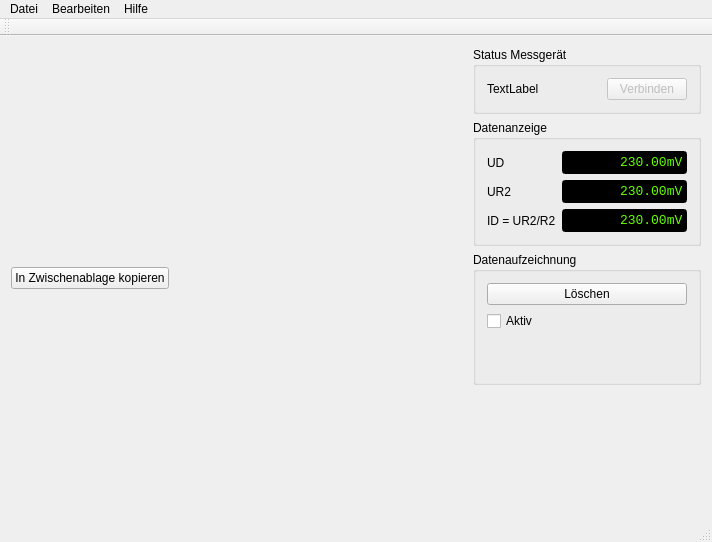
<?xml version="1.0" encoding="UTF-8"?>
<ui version="4.0">
 <class>LabPlotWindow</class>
 <widget class="QMainWindow" name="LabPlotWindow">
  <property name="geometry">
   <rect>
    <x>0</x>
    <y>0</y>
    <width>712</width>
    <height>542</height>
   </rect>
  </property>
  <property name="windowTitle">
   <string>LabPlot</string>
  </property>
  <property name="windowIcon">
   <iconset resource="res/schaltungsbilder.qrc">
    <normaloff>:/icons/app.png</normaloff>:/icons/app.png</iconset>
  </property>
  <widget class="QWidget" name="centralWidget">
   <layout class="QHBoxLayout" name="horizontalLayout">
    <item>
     <layout class="QGridLayout" name="gridLayout" columnstretch="3,1" columnminimumwidth="0,0">
      <property name="sizeConstraint">
       <enum>QLayout::SetDefaultConstraint</enum>
      </property>
      <item row="0" column="1">
       <layout class="QVBoxLayout" name="verticalLayout">
        <item>
         <widget class="QGroupBox" name="groupBox_2">
          <property name="title">
           <string>Status Messgerät</string>
          </property>
          <layout class="QVBoxLayout" name="verticalLayout_3">
           <item>
            <layout class="QHBoxLayout" name="horizontalLayout_2">
             <item>
              <widget class="QLabel" name="lb_device_status">
               <property name="text">
                <string>TextLabel</string>
               </property>
              </widget>
             </item>
             <item>
              <spacer name="horizontalSpacer">
               <property name="orientation">
                <enum>Qt::Horizontal</enum>
               </property>
               <property name="sizeHint" stdset="0">
                <size>
                 <width>40</width>
                 <height>20</height>
                </size>
               </property>
              </spacer>
             </item>
             <item>
              <widget class="QPushButton" name="pb_connect">
               <property name="enabled">
                <bool>false</bool>
               </property>
               <property name="text">
                <string>Verbinden</string>
               </property>
              </widget>
             </item>
            </layout>
           </item>
          </layout>
         </widget>
        </item>
        <item>
         <widget class="QGroupBox" name="groupBox_3">
          <property name="title">
           <string>Datenanzeige</string>
          </property>
          <layout class="QVBoxLayout" name="verticalLayout_4">
           <item>
            <layout class="QGridLayout" name="gridLayout_2">
             <item row="1" column="0">
              <widget class="QLabel" name="lb_datadisplay_ud">
               <property name="text">
                <string>UD</string>
               </property>
              </widget>
             </item>
             <item row="2" column="0">
              <widget class="QLabel" name="lb_datadisplay_ur3">
               <property name="text">
                <string>UR2</string>
               </property>
              </widget>
             </item>
             <item row="2" column="1">
              <widget class="QLineEdit" name="ln_ur3">
               <property name="enabled">
                <bool>true</bool>
               </property>
               <property name="palette">
                <palette>
                 <active>
                  <colorrole role="WindowText">
                   <brush brushstyle="SolidPattern">
                    <color alpha="255">
                     <red>177</red>
                     <green>255</green>
                     <blue>129</blue>
                    </color>
                   </brush>
                  </colorrole>
                  <colorrole role="Button">
                   <brush brushstyle="SolidPattern">
                    <color alpha="255">
                     <red>0</red>
                     <green>0</green>
                     <blue>0</blue>
                    </color>
                   </brush>
                  </colorrole>
                  <colorrole role="Text">
                   <brush brushstyle="SolidPattern">
                    <color alpha="255">
                     <red>100</red>
                     <green>255</green>
                     <blue>0</blue>
                    </color>
                   </brush>
                  </colorrole>
                  <colorrole role="ButtonText">
                   <brush brushstyle="SolidPattern">
                    <color alpha="255">
                     <red>100</red>
                     <green>255</green>
                     <blue>0</blue>
                    </color>
                   </brush>
                  </colorrole>
                  <colorrole role="Base">
                   <brush brushstyle="SolidPattern">
                    <color alpha="255">
                     <red>0</red>
                     <green>0</green>
                     <blue>0</blue>
                    </color>
                   </brush>
                  </colorrole>
                  <colorrole role="Window">
                   <brush brushstyle="SolidPattern">
                    <color alpha="255">
                     <red>0</red>
                     <green>0</green>
                     <blue>0</blue>
                    </color>
                   </brush>
                  </colorrole>
                  <colorrole role="Highlight">
                   <brush brushstyle="SolidPattern">
                    <color alpha="255">
                     <red>0</red>
                     <green>0</green>
                     <blue>128</blue>
                    </color>
                   </brush>
                  </colorrole>
                 </active>
                 <inactive>
                  <colorrole role="WindowText">
                   <brush brushstyle="SolidPattern">
                    <color alpha="255">
                     <red>177</red>
                     <green>255</green>
                     <blue>129</blue>
                    </color>
                   </brush>
                  </colorrole>
                  <colorrole role="Button">
                   <brush brushstyle="SolidPattern">
                    <color alpha="255">
                     <red>0</red>
                     <green>0</green>
                     <blue>0</blue>
                    </color>
                   </brush>
                  </colorrole>
                  <colorrole role="Text">
                   <brush brushstyle="SolidPattern">
                    <color alpha="255">
                     <red>100</red>
                     <green>255</green>
                     <blue>0</blue>
                    </color>
                   </brush>
                  </colorrole>
                  <colorrole role="ButtonText">
                   <brush brushstyle="SolidPattern">
                    <color alpha="255">
                     <red>100</red>
                     <green>255</green>
                     <blue>0</blue>
                    </color>
                   </brush>
                  </colorrole>
                  <colorrole role="Base">
                   <brush brushstyle="SolidPattern">
                    <color alpha="255">
                     <red>0</red>
                     <green>0</green>
                     <blue>0</blue>
                    </color>
                   </brush>
                  </colorrole>
                  <colorrole role="Window">
                   <brush brushstyle="SolidPattern">
                    <color alpha="255">
                     <red>0</red>
                     <green>0</green>
                     <blue>0</blue>
                    </color>
                   </brush>
                  </colorrole>
                  <colorrole role="Highlight">
                   <brush brushstyle="SolidPattern">
                    <color alpha="255">
                     <red>0</red>
                     <green>0</green>
                     <blue>128</blue>
                    </color>
                   </brush>
                  </colorrole>
                 </inactive>
                 <disabled>
                  <colorrole role="WindowText">
                   <brush brushstyle="SolidPattern">
                    <color alpha="255">
                     <red>100</red>
                     <green>255</green>
                     <blue>0</blue>
                    </color>
                   </brush>
                  </colorrole>
                  <colorrole role="Button">
                   <brush brushstyle="SolidPattern">
                    <color alpha="255">
                     <red>0</red>
                     <green>0</green>
                     <blue>0</blue>
                    </color>
                   </brush>
                  </colorrole>
                  <colorrole role="Text">
                   <brush brushstyle="SolidPattern">
                    <color alpha="255">
                     <red>100</red>
                     <green>255</green>
                     <blue>0</blue>
                    </color>
                   </brush>
                  </colorrole>
                  <colorrole role="ButtonText">
                   <brush brushstyle="SolidPattern">
                    <color alpha="255">
                     <red>100</red>
                     <green>255</green>
                     <blue>0</blue>
                    </color>
                   </brush>
                  </colorrole>
                  <colorrole role="Base">
                   <brush brushstyle="SolidPattern">
                    <color alpha="255">
                     <red>0</red>
                     <green>0</green>
                     <blue>0</blue>
                    </color>
                   </brush>
                  </colorrole>
                  <colorrole role="Window">
                   <brush brushstyle="SolidPattern">
                    <color alpha="255">
                     <red>0</red>
                     <green>0</green>
                     <blue>0</blue>
                    </color>
                   </brush>
                  </colorrole>
                  <colorrole role="Highlight">
                   <brush brushstyle="SolidPattern">
                    <color alpha="255">
                     <red>0</red>
                     <green>0</green>
                     <blue>128</blue>
                    </color>
                   </brush>
                  </colorrole>
                 </disabled>
                </palette>
               </property>
               <property name="font">
                <font>
                 <family>Courier New</family>
                 <pointsize>10</pointsize>
                </font>
               </property>
               <property name="styleSheet">
                <string notr="true">background: rgb(0, 0, 0); 
selection-background-color: rgb(0, 0, 128);
color: rgb(100, 255, 0);</string>
               </property>
               <property name="text">
                <string>230.00mV</string>
               </property>
               <property name="alignment">
                <set>Qt::AlignRight|Qt::AlignTrailing|Qt::AlignVCenter</set>
               </property>
               <property name="readOnly">
                <bool>true</bool>
               </property>
              </widget>
             </item>
             <item row="1" column="1">
              <widget class="QLineEdit" name="ln_ud">
               <property name="enabled">
                <bool>true</bool>
               </property>
               <property name="font">
                <font>
                 <family>Courier New</family>
                 <pointsize>10</pointsize>
                </font>
               </property>
               <property name="styleSheet">
                <string notr="true">background: rgb(0, 0, 0); 
selection-background-color: rgb(0, 0, 128);
color: rgb(100, 255, 0);</string>
               </property>
               <property name="text">
                <string>230.00mV</string>
               </property>
               <property name="alignment">
                <set>Qt::AlignRight|Qt::AlignTrailing|Qt::AlignVCenter</set>
               </property>
               <property name="readOnly">
                <bool>true</bool>
               </property>
              </widget>
             </item>
             <item row="3" column="1">
              <widget class="QLineEdit" name="ln_id">
               <property name="enabled">
                <bool>true</bool>
               </property>
               <property name="font">
                <font>
                 <family>Courier New</family>
                 <pointsize>10</pointsize>
                </font>
               </property>
               <property name="styleSheet">
                <string notr="true">background: rgb(0, 0, 0); 
selection-background-color: rgb(0, 0, 128);
color: rgb(100, 255, 0);</string>
               </property>
               <property name="text">
                <string>230.00mV</string>
               </property>
               <property name="alignment">
                <set>Qt::AlignRight|Qt::AlignTrailing|Qt::AlignVCenter</set>
               </property>
               <property name="readOnly">
                <bool>true</bool>
               </property>
              </widget>
             </item>
             <item row="3" column="0">
              <widget class="QLabel" name="lb_datadisplay_id">
               <property name="text">
                <string>ID = UR2/R2</string>
               </property>
              </widget>
             </item>
            </layout>
           </item>
          </layout>
         </widget>
        </item>
        <item>
         <widget class="QGroupBox" name="groupBox">
          <property name="title">
           <string>Datenaufzeichnung</string>
          </property>
          <layout class="QVBoxLayout" name="verticalLayout_2">
           <item>
            <widget class="QPushButton" name="pb_delrecords">
             <property name="text">
              <string>Löschen</string>
             </property>
            </widget>
           </item>
           <item>
            <widget class="QCheckBox" name="cb_record">
             <property name="minimumSize">
              <size>
               <width>200</width>
               <height>0</height>
              </size>
             </property>
             <property name="text">
              <string>Aktiv</string>
             </property>
            </widget>
           </item>
           <item>
            <widget class="QLabel" name="lb_datainfo">
             <property name="text">
              <string/>
             </property>
            </widget>
           </item>
           <item>
            <widget class="QLabel" name="lb_datadisplay">
             <property name="text">
              <string/>
             </property>
            </widget>
           </item>
          </layout>
         </widget>
        </item>
        <item>
         <spacer name="verticalSpacer">
          <property name="orientation">
           <enum>Qt::Vertical</enum>
          </property>
          <property name="sizeHint" stdset="0">
           <size>
            <width>20</width>
            <height>40</height>
           </size>
          </property>
         </spacer>
        </item>
        <item>
         <widget class="QLabel" name="label">
          <property name="sizePolicy">
           <sizepolicy hsizetype="Minimum" vsizetype="Minimum">
            <horstretch>0</horstretch>
            <verstretch>0</verstretch>
           </sizepolicy>
          </property>
          <property name="maximumSize">
           <size>
            <width>400</width>
            <height>200</height>
           </size>
          </property>
          <property name="baseSize">
           <size>
            <width>200</width>
            <height>300</height>
           </size>
          </property>
          <property name="text">
           <string/>
          </property>
          <property name="pixmap">
           <pixmap resource="res/schaltungsbilder.qrc">:/Dioden_Messschaltung.png</pixmap>
          </property>
          <property name="scaledContents">
           <bool>true</bool>
          </property>
          <property name="openExternalLinks">
           <bool>false</bool>
          </property>
         </widget>
        </item>
       </layout>
      </item>
      <item row="0" column="0">
       <layout class="QVBoxLayout" name="lacout">
        <property name="topMargin">
         <number>0</number>
        </property>
        <property name="bottomMargin">
         <number>0</number>
        </property>
        <item>
         <layout class="QHBoxLayout" name="horizontalLayout_7">
          <item>
           <widget class="QPushButton" name="pb_clipboard">
            <property name="text">
             <string>In Zwischenablage kopieren</string>
            </property>
           </widget>
          </item>
          <item>
           <spacer name="horizontalSpacer_3">
            <property name="orientation">
             <enum>Qt::Horizontal</enum>
            </property>
            <property name="sizeHint" stdset="0">
             <size>
              <width>40</width>
              <height>20</height>
             </size>
            </property>
           </spacer>
          </item>
         </layout>
        </item>
        <item>
         <layout class="QGridLayout" name="plot_layout" columnstretch="0"/>
        </item>
       </layout>
      </item>
     </layout>
    </item>
   </layout>
  </widget>
  <widget class="QMenuBar" name="menuBar">
   <property name="geometry">
    <rect>
     <x>0</x>
     <y>0</y>
     <width>712</width>
     <height>21</height>
    </rect>
   </property>
   <widget class="QMenu" name="menu_ber_LabPlot">
    <property name="title">
     <string>Hilfe</string>
    </property>
    <addaction name="about"/>
   </widget>
   <widget class="QMenu" name="menuBearbeiten">
    <property name="title">
     <string>Bearbeiten</string>
    </property>
    <addaction name="action_copy"/>
   </widget>
   <widget class="QMenu" name="menuDatei">
    <property name="title">
     <string>Datei</string>
    </property>
    <addaction name="action_close"/>
   </widget>
   <addaction name="menuDatei"/>
   <addaction name="menuBearbeiten"/>
   <addaction name="menu_ber_LabPlot"/>
  </widget>
  <widget class="QToolBar" name="mainToolBar">
   <attribute name="toolBarArea">
    <enum>TopToolBarArea</enum>
   </attribute>
   <attribute name="toolBarBreak">
    <bool>false</bool>
   </attribute>
  </widget>
  <widget class="QStatusBar" name="statusBar"/>
  <action name="about">
   <property name="text">
    <string>Über LabPlot</string>
   </property>
   <property name="shortcut">
    <string>Ctrl+A</string>
   </property>
  </action>
  <action name="action_copy">
   <property name="text">
    <string>Plot kopieren</string>
   </property>
   <property name="shortcut">
    <string>Ctrl+C</string>
   </property>
  </action>
  <action name="action_close">
   <property name="text">
    <string>Beenden</string>
   </property>
   <property name="shortcut">
    <string>Ctrl+Q</string>
   </property>
  </action>
 </widget>
 <layoutdefault spacing="6" margin="11"/>
 <resources>
  <include location="res/schaltungsbilder.qrc"/>
 </resources>
 <connections/>
</ui>
